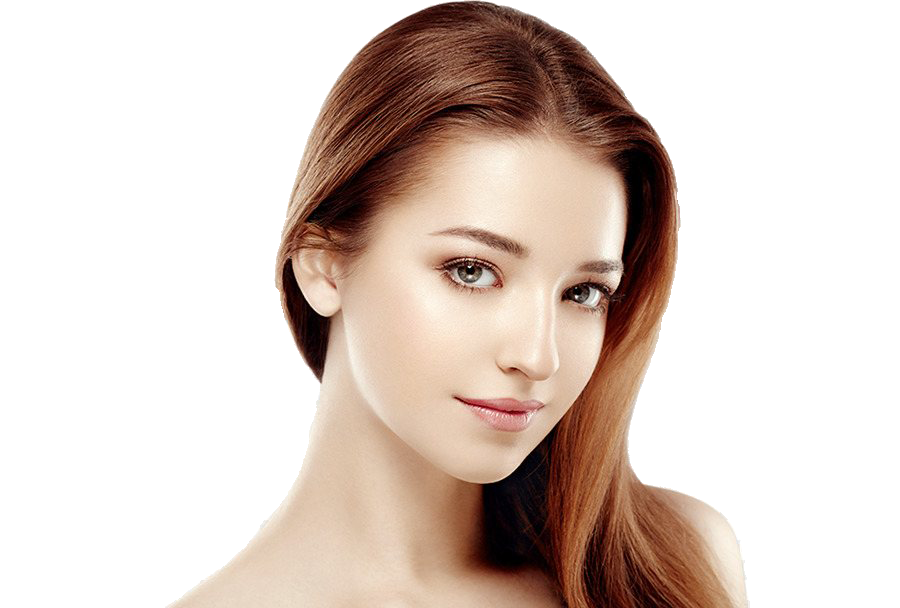
#> input picture TestPy/face.png, 900 x 608 px, found by its file name
$ python FaceDetection-v1.py
#> lines starting #> are read from the running program, lines starting #| are printed output that depends on the picture; after the words box and inside, x2 and y2 are one past the last pixel; in counts of white or black regions, pixels touching at a corner belong together
# -*- coding:utf-8 -*-
'''
人脸识别FaceDetection
通过HaarCascade模型，进行人脸识别与眼睛识别，在视频流中绘制矩形，标识人脸
'''
import cv2

# 设置图片路径
img_path = 'D:\Study\py_Study\TestPy\\face.png'
# 载入带有人脸的图片
img = cv2.imread(img_path)
#> img is the input picture: shape (608, 900, 3); mean B, G, R 198.1, 205.7, 219.8
if img is None:
    # 判断图片是否读入正确
    print("ERROR：请检查图片路径")
    exit(1)
# 将彩色图片转换为灰度图
gray = cv2.cvtColor(img, cv2.COLOR_BGR2GRAY)
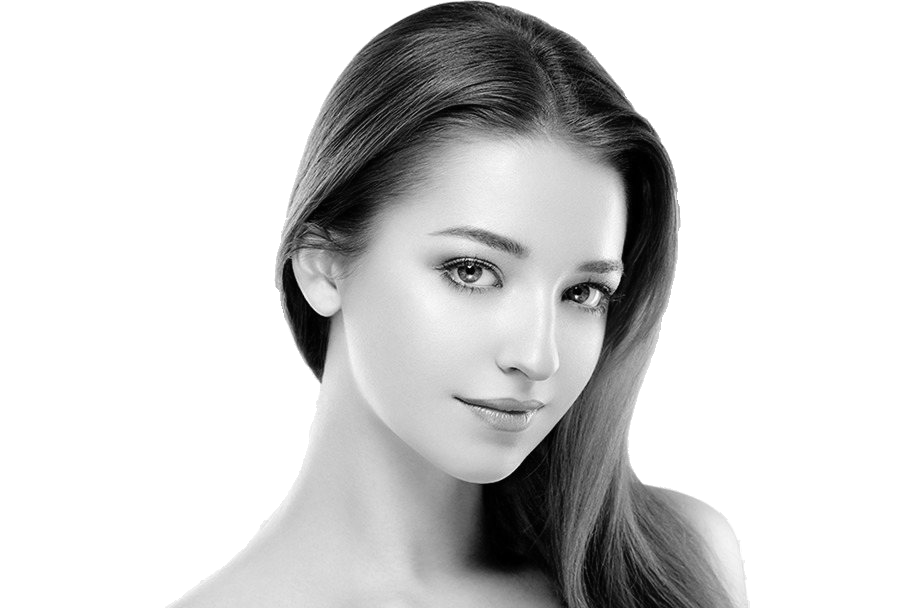
#> gray: shape (608, 900); min 0, max 255, mean 209.1


# 载入人脸检测的Cascade模型
FaceCascade = cv2.CascadeClassifier('D:\Programs\Python\Python310\Lib\site-packages\cv2\data\haarcascade_frontalface_default.xml')

# 检测画面中的人脸
faces = FaceCascade.detectMultiScale(
    gray,
    scaleFactor=1.1,
    minNeighbors=5
)
#> faces = [[355, 151, 334, 334]]

# 遍历返回的face数组
for face in faces:
    # 解析tuple类型的face位置数据
    # (x, y): 左上角坐标值
    # w: 人脸矩形区域的宽度
    # h: 人脸矩形区域的高度
    (x, y, w, h) = face
    # 在原彩图上绘制矩形
    cv2.rectangle(img, (x, y), (x+w, y+h), (0, 255, 0), 4)
#> this loop made 1 pass
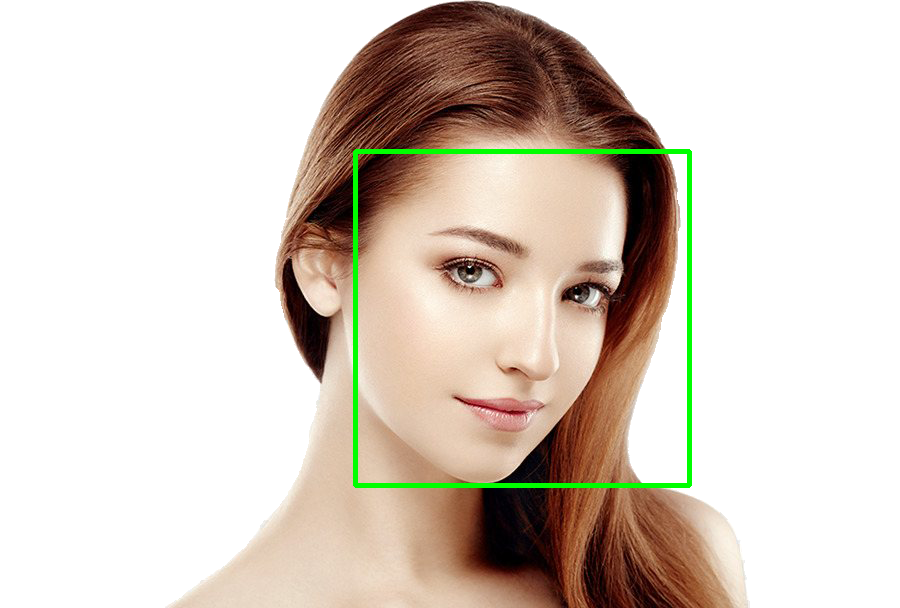
#> img: shape (608, 900, 3); 1.22% of pixels changed, all inside (x1, y1, x2, y2) = (353, 149, 692, 488)

# 创建一个窗口 名字叫做Face
cv2.namedWindow('Face',flags=cv2.WINDOW_NORMAL | cv2.WINDOW_KEEPRATIO | cv2.WINDOW_GUI_EXPANDED)

# 在窗口Face上面展示图片img
cv2.imshow('Face', img)
# 等待任意按键按下
cv2.waitKey(0)
# 关闭所有的窗口
cv2.destroyAllWindows()
